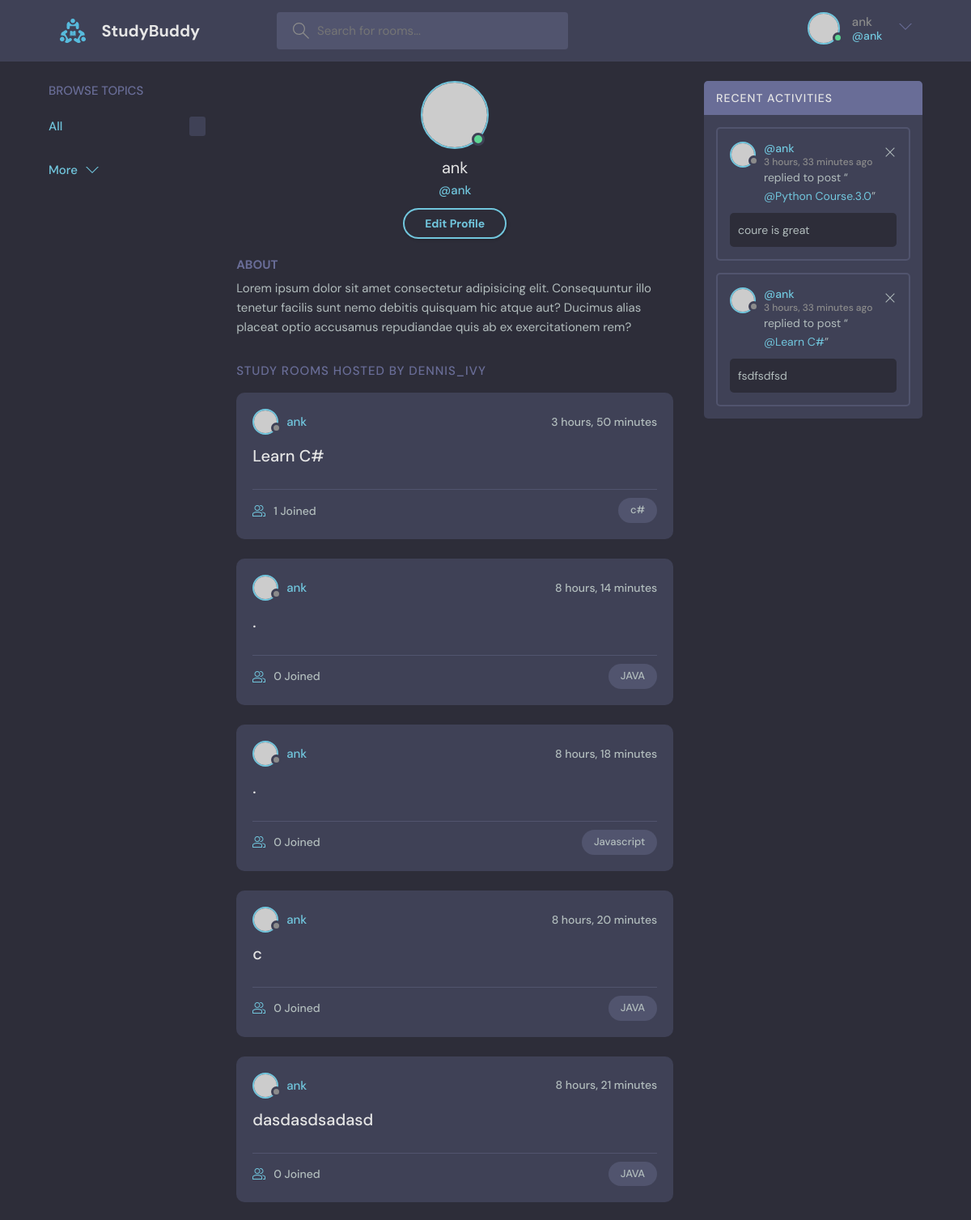
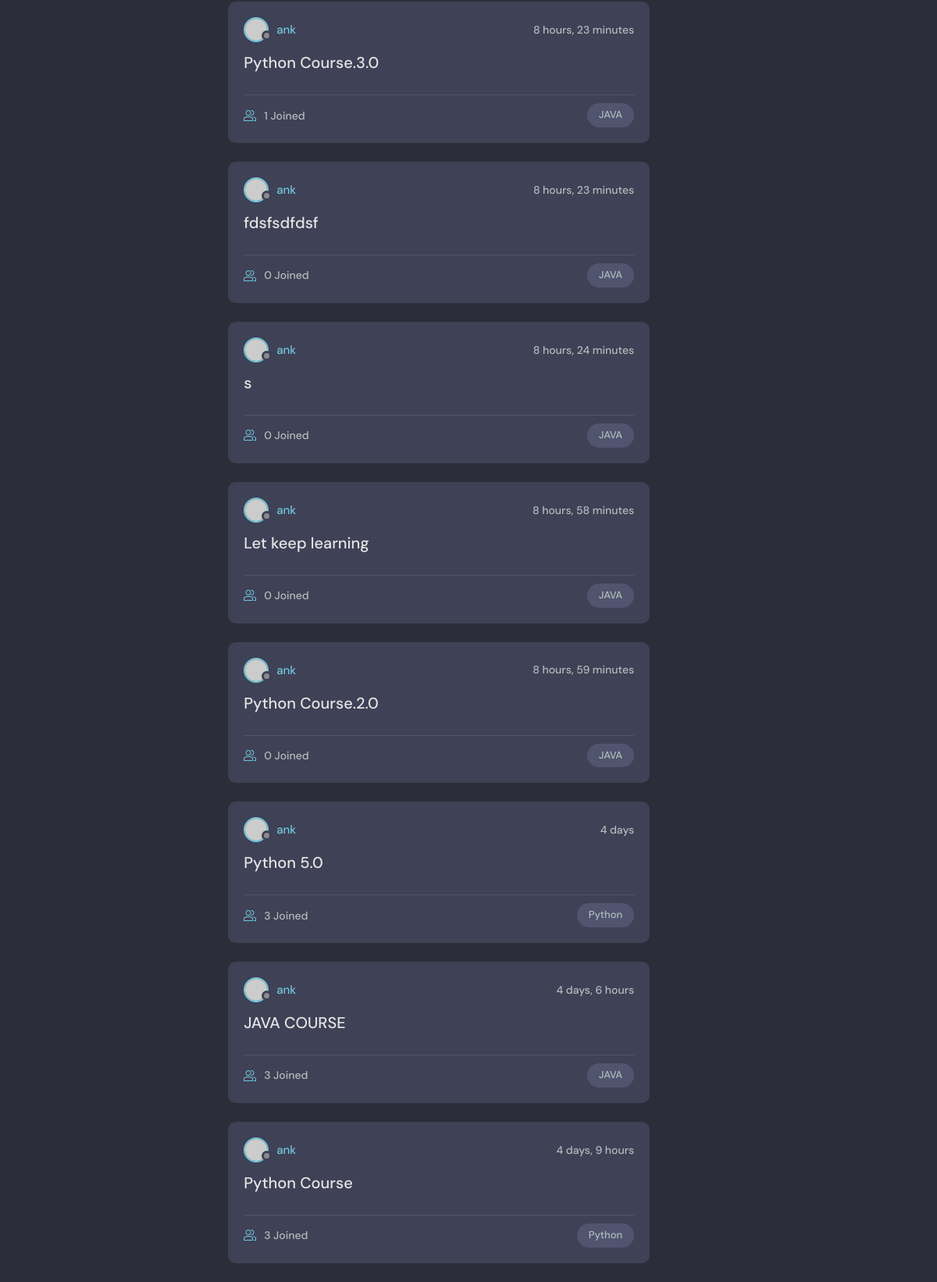
/profile/1/ (signed in), run on the app's committed database (2 pictures, top to bottom).
### base/models.py (models this page shows, shortened)
class Room(models.Model):
    host = models.ForeignKey(User, on_delete=models.SET_NULL, null=True)
    topic = models.ForeignKey(Topic, on_delete=models.SET_NULL, null=True)
    name = models.CharField(max_length=200)
    description = models.TextField(null=True, blank=True)
    participants = models.ManyToManyField(User,related_name='participants', blank=True)
    updated = models.DateTimeField(auto_now=True)
    created = models.DateTimeField(auto_now_add=True)
    def __str__(self):
        return self.name
    class Meta:
        ordering = ['-updated','-created']

class Topic(models.Model):
    name = models.CharField(max_length=200)

class Message(models.Model):
    user = models.ForeignKey(User, on_delete=models.CASCADE)
    room = models.ForeignKey(Room, on_delete=models.CASCADE)
    body = models.TextField()
    updated = models.DateTimeField(auto_now=True)
    created = models.DateTimeField(auto_now_add=True)
    class Meta:
        ordering = ['-updated', '-created']

### base/views.py (the view)
# urls.py: path('profile/<str:pk>/', views.userProfile, name= 'user-profile'),
def userProfile(request,pk):
    user = User.objects.get(id=pk)
    rooms = user.room_set.all()
    room_message = user.message_set.all()
    topics = Topic.objects.all()
    context = {'user':user, 'rooms':rooms, 'room_message':room_message}
    return render(request,'base/profile.html',context)

### base/templates/base/profile.html
{% extends 'main.html' %}
{% block content %}
  <main class="profile-page layout layout--3">
    <div class="container">
                  {% include 'base/topics_component.html' %}
      <div class="roomList">
        <div class="profile">
          <div class="profile__avatar">
            <div class="avatar avatar--large active">
              <img src="https://randomuser.me/api/portraits/men/11.jpg" />
            </div>
          </div>
          <div class="profile__info">
            <h3>{{user.username}}</h3>
            <p>@{{user.username}}</p>
            {% if request.user == user %}
             <a href="{% url 'update-user' %}" class="btn btn--main btn--pill">Edit Profile</a>
            {% endif %}
          </div>
          <div class="profile__about">
            <h3>About</h3>
            <p>
              Lorem ipsum dolor sit amet consectetur adipisicing elit. Consequuntur illo tenetur
              facilis sunt nemo debitis quisquam hic atque aut? Ducimus alias placeat optio
              accusamus repudiandae quis ab ex exercitationem rem?
            </p>
          </div>
        </div>
        <div class="roomList__header">
          <div>
            <h2>Study Rooms Hosted by dennis_ivy</a>
            </h2>
          </div>
        </div>
        {% include 'base/feed_component.html' %}
      </div>
    {% include 'base/activity_component.html' %}
    </div>
  </main>
{% endblock content %}

### templates/navbar.html (shortened to what this page needs)
   {% load static %}
    <header class="header header--loggedIn">
      <div class="container">
        <a href= "{% url 'home' %}" class="header__logo">
          <img src="{% static 'images/logo.svg' %}" />
          <h1>StudyBuddy</h1>
        </a>
        <form class="header__search" method="GET" action="{% url 'home' %}">
          <label>
            <input name="q" placeholder="Search for rooms..." />
          </label>
        </form>
        <nav class="header__menu">
            {% if request.user.is_authenticated %}
          <div class="header__user">
            <a href="{% url 'update-user' %}">
              <div class="avatar avatar--medium active">
                <img src="https://randomuser.me/api/portraits/men/37.jpg" />
              </div>
              <p>{{request.user.username}} <span>@{{request.user.username}}</span></p>
            </a>
            <button class="dropdown-button">
              <svg version="1.1" xmlns="http://www.w3.org/2000/svg" width="32" height="32" viewBox="0 0 32 32">
                <title>chevron-down</title>
                <path d="M16 21l-13-13h-3l16 16 16-16h-3l-13 13z"></path>
              </svg>
            </button>
          </div>
          {% else %}
           <a href="{% url 'login' %}">
            <img src="{% static 'images/avatar.svg' %}" />
            <p>Login</p>
          </a>
            {% endif %}
        </nav>
      </div>
    </header>

### base/templates/base/feed_component.html (shortened to what this page needs)
{% for room in rooms %}
 <div class="roomListRoom">
            <div class="roomListRoom__header">
              <a href="{% url 'user-profile' room.host.id %}" class="roomListRoom__author">
                <div class="avatar avatar--small">
                  <img src="https://randomuser.me/api/portraits/women/11.jpg" />
                </div>
                <span>{{room.host.username}}</span>
              </a>
              <div class="roomListRoom__actions">
                <span>{{room.created|timesince}}</span>
              </div>
            </div>
            <div class="roomListRoom__content">
              <a href="{% url 'room' room.id %}">{{room.name}}</a>
            </div>
            <div class="roomListRoom__meta">
              <a href="{% url 'room' room.id %}" class="roomListRoom__joined">
                 {{room.participants.all.count}} Joined
              </a>
              <p class="roomListRoom__topic">{{room.topic.name}}</p>
            </div>
          </div>
{% endfor %}

### base/templates/base/activity_component.html
 <div class="activities">
          <div class="activities__header">
            <h2>Recent Activities</h2>
          </div>
          {% for message in room_message %}
          <div class="activities__box">
            <div class="activities__boxHeader roomListRoom__header">
              <a href="{% url 'user-profile' message.user.id %}" class="roomListRoom__author">
                <div class="avatar avatar--small">
                  <img src="https://randomuser.me/api/portraits/women/11.jpg" />
                </div>
                <p>
               @{{message.user}}
                  <span>{{message.created|timesince}} ago</span>
                </p>
              </a>
                {% if request.user == message.user %}
              <div class="roomListRoom__actions">
                <a href="{% url 'delete-message' message.id %}">
                  <svg version="1.1" xmlns="http://www.w3.org/2000/svg" width="32" height="32" viewBox="0 0 32 32">
                    <title>remove</title>
                    <path
                      d="M27.314 6.019l-1.333-1.333-9.98 9.981-9.981-9.981-1.333 1.333 9.981 9.981-9.981 9.98 1.333 1.333 9.981-9.98 9.98 9.98 1.333-1.333-9.98-9.98 9.98-9.981z"
                    ></path>
                  </svg>
                </a>
              </div>
                {% endif %}
            </div>
            <div class="activities__boxContent">
              <p>replied to post “<a href="{% url 'room' message.room.id %}">@{{message.room.name}}</a>”</p>
              <div class="activities__boxRoomContent">
                  {{message.body}}
              </div>
            </div>
          </div>
        {% endfor %}
        </div>

### data on the page
Room: host.username "ank", created "3 hours, 50 minutes", name "Learn C#", participants.all.count "1", topic.name "c#"
Room: host.username "ank", created "8 hours, 14 minutes", name ".", participants.all.count "0", topic.name "JAVA"
Room: host.username "ank", created "8 hours, 18 minutes", name ".", participants.all.count "0", topic.name "Javascript"
Room: host.username "ank", created "8 hours, 20 minutes", name "c", participants.all.count "0", topic.name "JAVA"
Room: host.username "ank", created "8 hours, 21 minutes", name "dasdasdsadasd", participants.all.count "0", topic.name "JAVA"
Room: host.username "ank", created "8 hours, 23 minutes", name "Python Course.3.0", participants.all.count "1", topic.name "JAVA"
Room: host.username "ank", created "8 hours, 23 minutes", name "fdsfsdfdsf", participants.all.count "0", topic.name "JAVA"
Room: host.username "ank", created "8 hours, 24 minutes", name "s", participants.all.count "0", topic.name "JAVA"
Room: host.username "ank", created "8 hours, 58 minutes", name "Let keep learning", participants.all.count "0", topic.name "JAVA"
Room: host.username "ank", created "8 hours, 59 minutes", name "Python Course.2.0", participants.all.count "0", topic.name "JAVA"
Room: host.username "ank", created "4 days", name "Python 5.0", participants.all.count "3", topic.name "Python"
Room: host.username "ank", created "4 days, 6 hours", name "JAVA COURSE", participants.all.count "3", topic.name "JAVA"
Room: host.username "ank", created "4 days, 9 hours", name "Python Course", participants.all.count "3", topic.name "Python"
Message: user "ank", created "3 hours, 33 minutes", room.name "Python Course.3.0", body "coure is great"
Message: user "ank", created "3 hours, 33 minutes", room.name "Learn C#", body "fsdfsdfsd"

### other printed values
{{ request.user.username }} "ank"
{{ user.username }} "ank"
